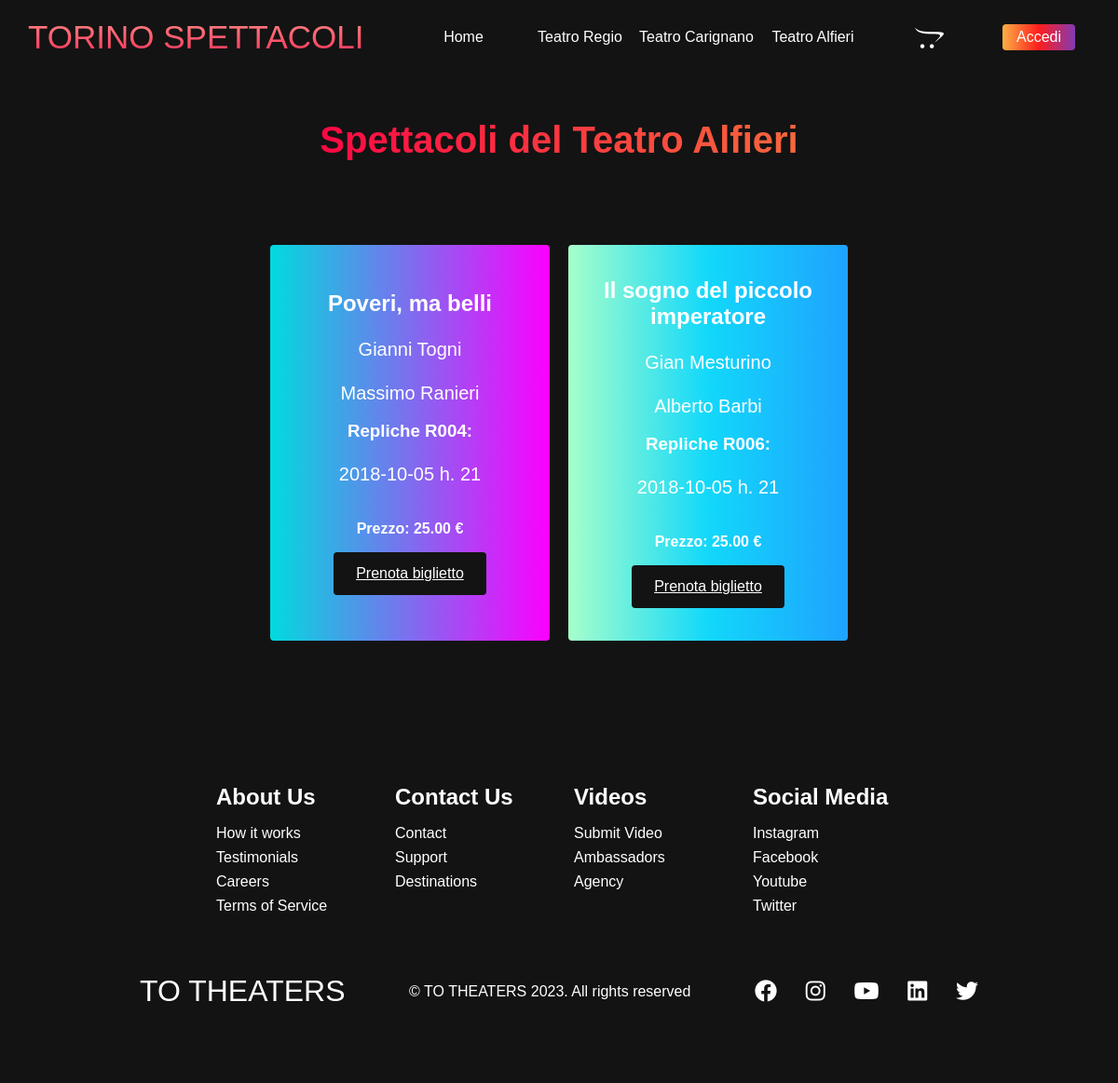
The app's page /views/spettacoli/spettacoli.php?id=T003 with its own data.
### tables this page shows
CREATE TABLE
    `teatri` (
        `COD_TEATRO` varchar(4) NOT NULL,
        `NOME` varchar(100) DEFAULT NULL,
        `INDIRIZZO` varchar(30) DEFAULT NULL,
        `CITTA` varchar(25) DEFAULT NULL,
        `PROVINCIA` varchar(2) DEFAULT NULL,
        `TELEFONO` varchar(14) DEFAULT NULL,
        `POSTI` int DEFAULT NULL
    );

CREATE TABLE
    `repliche` (
        `COD_REPLICA` varchar(4) NOT NULL,
        `COD_SPETTACOLO` varchar(4) NOT NULL,
        `DATA_REPLICA` date DEFAULT NULL
    );

CREATE TABLE
    `spettacoli` (
        `COD_SPETTACOLO` varchar(4) NOT NULL,
        `TITOLO` varchar(70) DEFAULT NULL,
        `AUTORE` varchar(70) DEFAULT NULL,
        `REGISTA` varchar(70) DEFAULT NULL,
        `PREZZO` decimal(4, 2) DEFAULT NULL,
        `COD_TEATRO` varchar(4) NOT NULL
    );

### views/spettacoli/spettacoli.php (the view)
<?php
require "../../config.php";
$id = $_GET['id'];
?>
<?php require "../header.php"; ?>
<form action="" method="post">
    <?php $data = $pdo->query("SELECT s.*, r.COD_REPLICA, r.DATA_REPLICA
                                    FROM repliche as r
                                    INNER JOIN spettacoli as s
                                    ON r.COD_SPETTACOLO = s.COD_SPETTACOLO
                                    WHERE COD_TEATRO = '$id'")->fetchAll(); ?>
    <div class="services" id="services">
        <?php $result = $pdo->query("SELECT * FROM teatri WHERE COD_TEATRO = '$id'")->fetchAll(); ?>
        <?php foreach ($result as $row) : ?>
            <h1>Spettacoli del <?php echo $row['NOME']; ?></h1>
        <?php endforeach; ?>
        <div class="services__wrapper">
            <?php foreach ($data as $row) : ?>
                <div class="services__card">
                    <h2><?php echo $row['TITOLO']; ?></h2>
                    <p><?php echo $row['AUTORE'] ?></p>
                    <p><?php echo $row['REGISTA'] ?></p>
                    <br>
                    <h3>Repliche <?php echo $row['COD_REPLICA'] ?>:</h3>
                    <p><?php echo $row['DATA_REPLICA'] ?> h. 21</p>
                    <br>
                    <h4>Prezzo: <?php echo $row['PREZZO'] ?> €</h4>
                    <div class="services__btn"><a href="">Prenota biglietto</a></div>
                </div>
            <?php endforeach; ?>
        </div>
    </div>
</form>
<?php include('../footer.php'); ?>

### assets/css/homepage.css (style rules this page uses)
* { box-sizing: border-box; margin: 0; padding: 0; font-family: "Kumbh Sans", sans-serif; scroll-behavior: smooth; }
.services { background: #131313; display: flex; flex-direction: column; justify-content: center; align-items: center; height: 100%; padding: 3rem 0; }
.services h1 { background-color: #ff8177; background-image: linear-gradient(to right, #ff0844 0%, #f7673c 100%); background-size: 100%; -webkit-background-clip: text; -moz-background-clip: text; -webkit-text-fill-color: transparent; -moz-text-fill-color: transparent; margin-bottom: 5rem; font-size: 2.5rem; }
.services__wrapper { display: grid; grid-template-columns: 1fr 1fr 1fr 1fr; grid-template-rows: 1fr; }
.services__card { display: flex; flex-direction: column; justify-content: center; width: 300px; height: 425px; margin: 10px; border-radius: 4px; color: #fff; background-image: linear-gradient(to right, #00dbde 0%, #fc00ff 100%); transition: 0.3s ease-in; text-align: center; }
.services__card:nth-child(2) { background: #1fa2ff; background: -webkit-linear-gradient(to right, #a6ffcb, #12d8fa, #1fa2ff); background: linear-gradient(to right, #a6ffcb, #12d8fa, #1fa2ff); }
.services__card h2 { text-align: center; }
.services__card p { text-align: center; margin-top: 24px; font-size: 20px; }
.services__card h4 { margin-top: 20px; }
.services__btn { display: flex; justify-content: center; margin-top: 16px; }
.services__card a { color: #fff; padding: 14px 24px; border: none; outline: none; border-radius: 4px; background: #131313; font-size: 1rem; }
@media screen and (max-width: 1300px) { .services__wrapper { grid-template-columns: 1fr 1fr; } }

### records on screen
teatri: NOME "Teatro Alfieri"
repliche: COD_SPETTACOLO.TITOLO "Poveri, ma belli", COD_SPETTACOLO.AUTORE "Gianni Togni", COD_SPETTACOLO.REGISTA "Massimo Ranieri", COD_REPLICA "R004", DATA_REPLICA "2018-10-05", COD_SPETTACOLO.PREZZO "25.00"
repliche: COD_SPETTACOLO.TITOLO "Il sogno del piccolo imperatore", COD_SPETTACOLO.AUTORE "Gian Mesturino", COD_SPETTACOLO.REGISTA "Alberto Barbi", COD_REPLICA "R006", DATA_REPLICA "2018-10-05", COD_SPETTACOLO.PREZZO "25.00"
